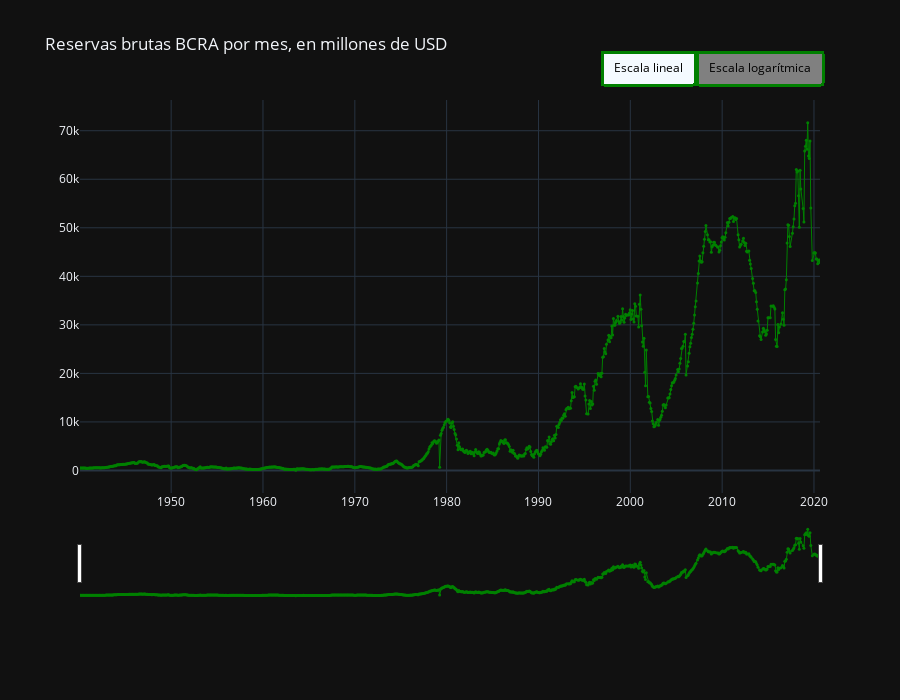

Here is the notebook cell this chart was saved with:
### Code cell
fig = go.Figure()

fig.add_trace(
   go.Scatter(x=list(df2.date), 
              y=list(df2.saldos), 
              name="reservas",
                line=dict(color='green', width=1),
                marker={"size": 3},
                mode="lines+markers",
                showlegend=False,
                 )
)




#Título
fig.update_layout(
    title_text="Reservas brutas BCRA por mes, en millones de USD"
)



#RangeSlider and selector
fig.update_xaxes(
    rangeslider=dict(visible=True,
                    range=["1940-01-28", "2020-08-28"])
)

fig.update_xaxes(range=["1940-01-28", "2020-08-28"])


updatemenus = [
    dict(
        type="buttons",
        direction="left",
        x=1,
        y=1.13,
        buttons=list([
            dict(
                args=[{"yaxis.type": "linear"}],
                label="Escala lineal",
                method="relayout"
            ),
            dict(
                args=[{"yaxis.type": "log"}],
                label="Escala logarítmica",
                method="relayout"
                
            )
        ]),
        bgcolor='gray',
        bordercolor='green',
        borderwidth= 3,
        font=dict(color='black')
        
    )
]  
                
    

#Color range selector
fig.update_xaxes(rangeselector_bgcolor='gray')


#Color de fondo
fig.update_layout(
    updatemenus=updatemenus,
    dragmode="pan",
    hovermode="x",
    legend=dict(traceorder="reversed"),
    height=700,
    template="plotly_dark",
    separators=",.",
    margin=dict(
        t=100,
        b=100
    )
)

#


fig.show()

#When using "all" button, range changes to dates out of the df. Can't find a solution to that

### Figure 1 — Plotly figure (JSON) as saved in the notebook; plotly's stock layout.template omitted (floating-point values rounded to 4 significant figures; data arrays with more than 128 entries replaced by an {"elided": "..."} marker saying what was removed)
{"data": [{"line": {"color": "green", "width": 1}, "marker": {"size": 3}, "mode": "lines+markers", "name": "reservas", "showlegend": false, "type": "scatter", "x": {"elided": "933 str values"}, "y": {"elided": "933 int values"}}], "layout": {"dragmode": "pan", "height": 700, "hovermode": "x", "legend": {"traceorder": "reversed"}, "margin": {"b": 100, "t": 100}, "separators": ",.", "title": {"text": "Reservas brutas BCRA por mes, en millones de USD"}, "updatemenus": [{"bgcolor": "gray", "bordercolor": "green", "borderwidth": 3, "buttons": [{"args": [{"yaxis.type": "linear"}], "label": "Escala lineal", "method": "relayout"}, {"args": [{"yaxis.type": "log"}], "label": "Escala logarítmica", "method": "relayout"}], "direction": "left", "font": {"color": "black"}, "type": "buttons", "x": 1, "y": 1.13}], "xaxis": {"range": ["1940-01-28", "2020-08-28"], "rangeselector": {"bgcolor": "gray"}, "rangeslider": {"range": ["1940-01-28", "2020-08-28"], "visible": true}}}}
